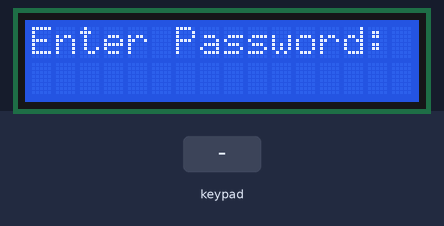
Recording of a sketch running on a simulated Arduino Uno, built with avr-gcc and run on an emulated ATmega328P. On the bench: 16×2 character LCD. The inputs (shaded band) are chosen by the test bench.

Above: at 1.2 s.
1.3 s: keypad keys 2 5 A 0 # pressed 0.4 s apart
At 3.3 s:
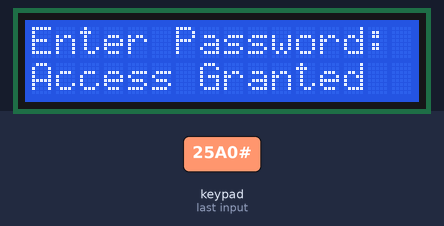
6.3 s: key 'B' pressed
At 6.9 s:
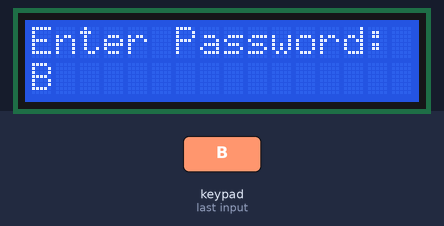
7.8 s: key 'A' pressed
At 9.0 s:
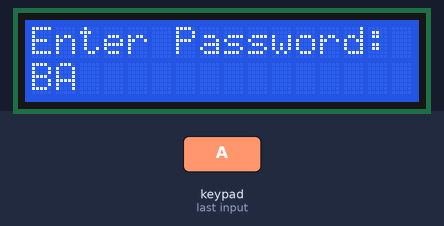
9.3 s: keypad keys 1 3 9 7 # pressed 0.4 s apart
At 11.6 s:
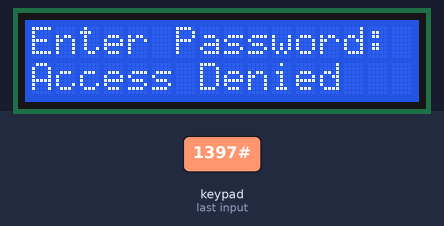
14.3 s: key 'C' pressed
At 15.5 s:
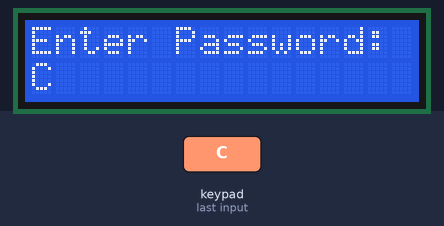
15.8 s: keypad keys 2 5 A 0 pressed 0.4 s apart
At 17.3 s:
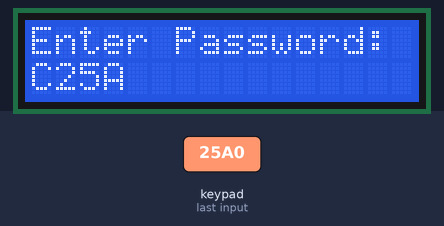
Timing chart, 0 to 18.8 s (numbered marks = the images above; inputs shaded):
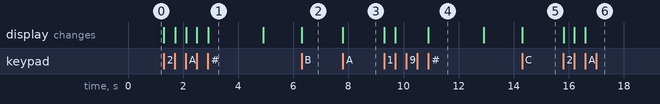

The sketch:

keypad_system.ino
```cpp
#include <Keypad.h>
#include <LiquidCrystal.h>

LiquidCrystal lcd(12, 11, 5, 4, 3, 2);
const byte ROWS = 4;
const byte COLS = 4;

char keys[ROWS][COLS] = {
  {'1','2','3','A'},
  {'4','5','6','B'},
  {'7','8','9','C'},
  {'*','0','#','D'}
};

byte rowPins[ROWS] = {A0, A1, A2, A3};
byte colPins[COLS] = {A4, A5, 6, 7};

Keypad keypad = Keypad(makeKeymap(keys), rowPins, colPins, ROWS, COLS);


String input = "";
String password = "25A0";

void setup() {
  lcd.begin(16, 2);
  lcd.print("Enter Password:");
}

void loop() {
  char key = keypad.getKey();

  if (key) {
    if (key == '#') {
      lcd.setCursor(0, 1);
      if (input == password) {
        lcd.print("Access Granted  ");
      } else {
        lcd.print("Access Denied   ");
      }
      delay(2000);
      input = "";
      lcd.clear();
      lcd.print("Enter Password:");
    }
    else if (key == '*') {
      input = "";
      lcd.setCursor(0, 1);
      lcd.print("                ");
    }
    else if (input.length() < 4) {
      input += key;
      lcd.setCursor(0, 1);
      lcd.print(input);
    }
  }
}
```

Measured:
- after the input at 1.3 s, the display: first changes at once (image 1 shows a later state)
- after the input at 6.3 s, the display: changes at once (image 2)
- after the input at 7.8 s, the display: changes at once (image 3)
- after the input at 9.3 s, the display: first changes at once (image 4 shows a later state)
- after the input at 14.3 s, the display: changes at once (image 5)
- after the input at 15.8 s, the display: first changes at once (image 6 shows a later state)
- what the display in image 1 shows lasts 2.0 s, from 2.9 s to 4.9 s
